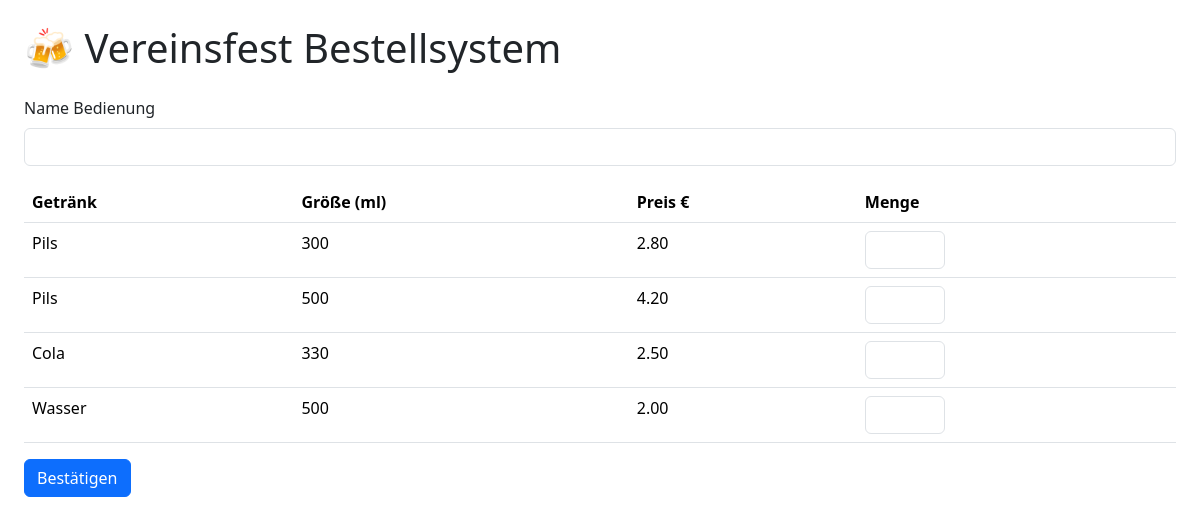
Before: / with the older database file.
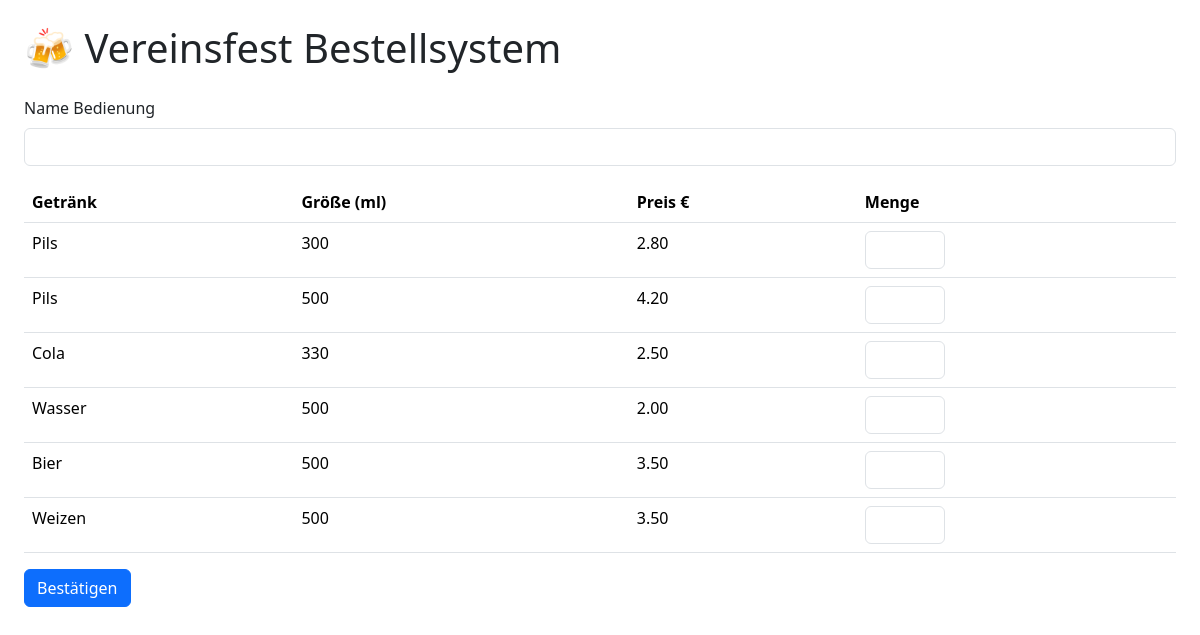
After: the same page with the newer database file.
### app.py (models this page shows)
class Drink(db.Model):
    id       = db.Column(db.Integer, primary_key=True)
    name     = db.Column(db.String(40), nullable=False)
    size_ml  = db.Column(db.Integer, nullable=False)
    price    = db.Column(db.Numeric(5, 2), nullable=False)

### app.py (the view, shortened to what this page needs)
@app.route('/', methods=['GET', 'POST'])
def order():
    drinks = Drink.query.all()
    return render_template('order.html', drinks=drinks)

### templates/order.html (shortened to what this page needs)
{% extends "layout.html" %}
{% block content %}
<form method="post">
  <div class="mb-3">
    <label class="form-label">Name Bedienung</label>
    <input class="form-control" name="waiter_name" required>
  </div>
  <table class="table">
    <thead><tr><th>Getränk</th><th>Größe (ml)</th><th>Preis €</th><th>Menge</th></tr></thead>
    <tbody>
      {% for d in drinks %}
      <tr>
        <td>{{d.name}}</td><td>{{d.size_ml}}</td><td>{{ "%.2f"|format(d.price) }}</td>
        <td><input type="number" min="0" name="qty_{{d.id}}" class="form-control" style="width:80px"></td>
      </tr>
      {% endfor %}
    </tbody>
  </table>
  <button class="btn btn-primary">Bestätigen</button>
</form>
{% endblock %}

### templates/layout.html (shortened to what this page needs)
<!doctype html>
<html lang="de">
<head>
  <link rel="stylesheet"
        href="https://cdn.jsdelivr.net/npm/bootstrap@5.3.3/dist/css/bootstrap.min.css">
</head>
<body class="p-4">
  <h1 class="mb-4">🍻 Vereinsfest Bestellsystem</h1>
  {% block content %}{% endblock %}
</body>
</html>

Changed rows visible on the page:
added Drink: name "Bier", size_ml "500", price "3.50"
added Drink: name "Weizen", size_ml "500", price "3.50"
